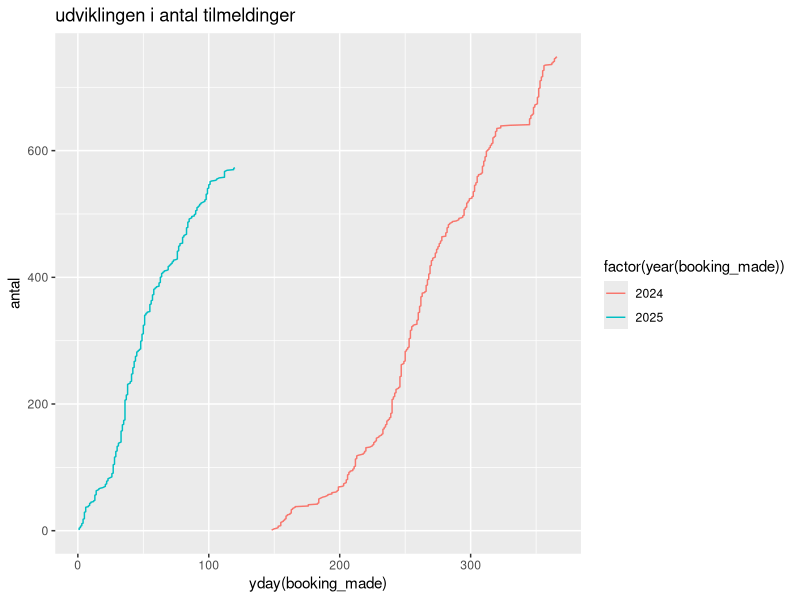
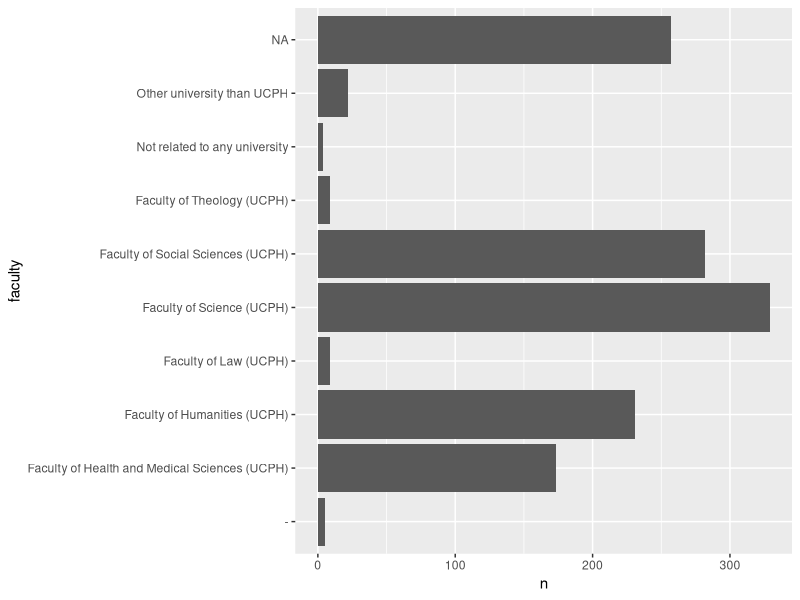
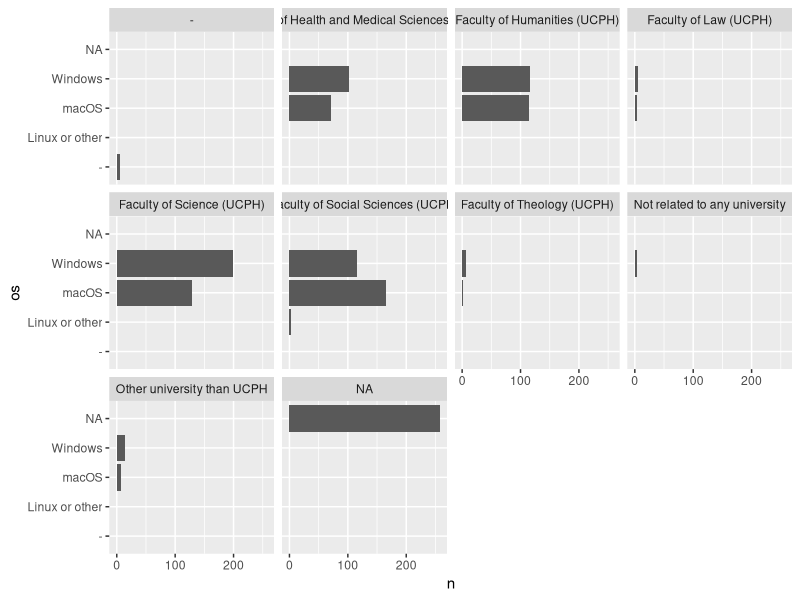

Generate these figures, in order, with R: (Note: this script raises an error after producing the figures.)
## ---- chunk 1
knitr::opts_chunk$set(echo = TRUE)
library(tidyverse)
metadata <- read_csv2("data/tilmeldingsdata/metadata.csv")
tilmeldinger <- read_csv2("data/tilmeldingsdata/tilmeldinger.csv")
presenter <- read_csv2("data/tilmeldingsdata/presenter.csv")
## ---- chunk 2
tilmeldinger %>% 
  group_by(year) %>% 
  summarise(antal = n())
## ---- chunk 3
tilmeldinger %>% 
  select(booking_made) %>% 
  arrange(booking_made) %>% 
  group_by(year(booking_made)) %>% 
  mutate(antal = row_number()) %>% 
  ggplot(aes(x=yday(booking_made),y = antal, color = factor(year(booking_made)))) +
  geom_line() +
  ggtitle("udviklingen i antal tilmeldinger")
## ---- chunk 4
tilmeldinger %>% count(registration_type)
## ---- chunk 5
tilmeldinger %>% count(faculty) %>% 
  ggplot(aes(faculty, n)) +
  geom_col() +
  coord_flip()

## ---- chunk 6
tilmeldinger %>% count(niveau)

## ---- chunk 7
tilmeldinger %>% count(erfaring)

## ---- chunk 8
tilmeldinger %>%
  group_by(faculty) %>% 
  summarise(male = mean(sex, na.rm = TRUE)*100) %>% 
  mutate(female = 100 - male)
## ---- chunk 9
tilmeldinger %>% count(os)
## ---- chunk 10
tilmeldinger %>% group_by(faculty) %>% 
  count(os) %>% 
  ggplot(aes(os, n)) +
  geom_col() +
  facet_wrap(~faculty) +
  coord_flip()
## ---- chunk 11
tilmeldinger %>% 
  mutate(gender = sex<0.5) %>% 
  mutate(gender = factor(gender, labels = c("male", "female"))) %>% 
  group_by(gender) %>% 
  count(os) %>% 
  pivot_wider(names_from = gender, values_from = n)
## ---- chunk 12
tilmeldinger %>% 
  mutate(gender = sex<0.5) %>% 
  mutate(gender = factor(gender, labels = c("male", "female"))) %>% 
  group_by(gender) %>% 
  count(os) %>% 
  ggplot(aes(os, n)) +
  geom_col() +
  facet_wrap(~gender) +
  coord_flip()
